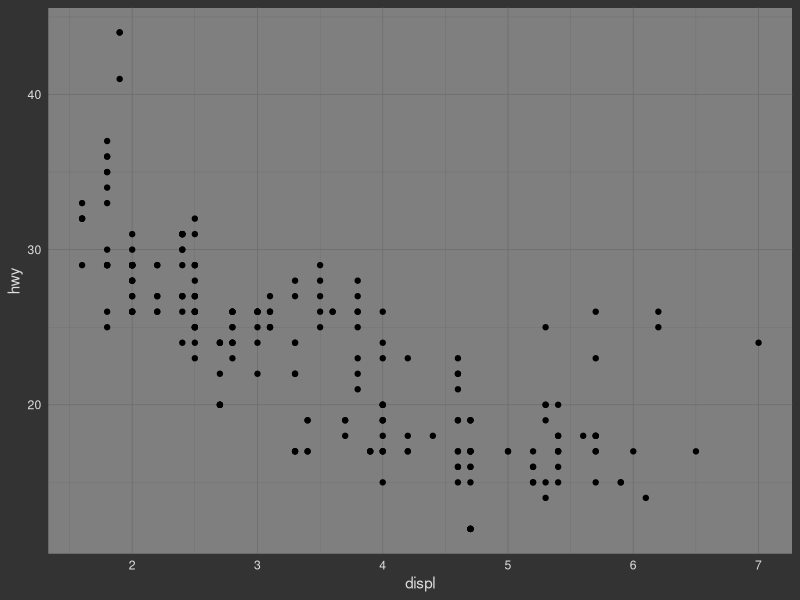

Here is the R script that generated this plot:
## ---- chunk 1
knitr::opts_chunk$set(collapse = TRUE)
## ---- chunk 2
library(tidyverse)
glimpse(mpg)
## ---- chunk 3
library(tidyverse)
ggplot(mpg, aes(displ, hwy)) + 
  geom_point() + 
  theme_dark() + 
  theme(
    text = element_text(colour = "#dddddd"),
    axis.text = element_text(colour = "#dddddd"),
    plot.background = element_rect(
      fill = "#333333", colour = "#333333"))
